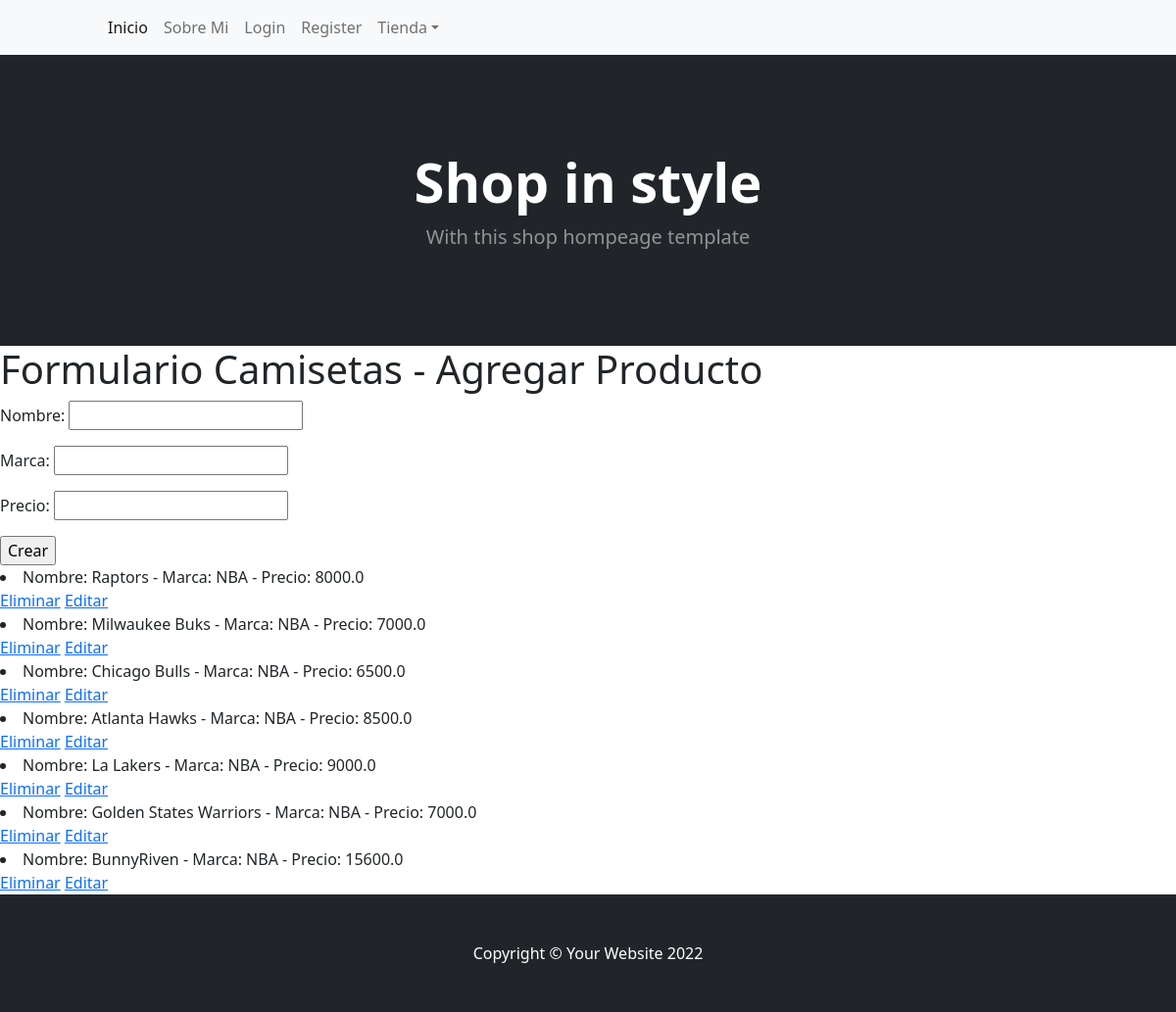
The page /productos/camisetas/ on the database as committed earlier.
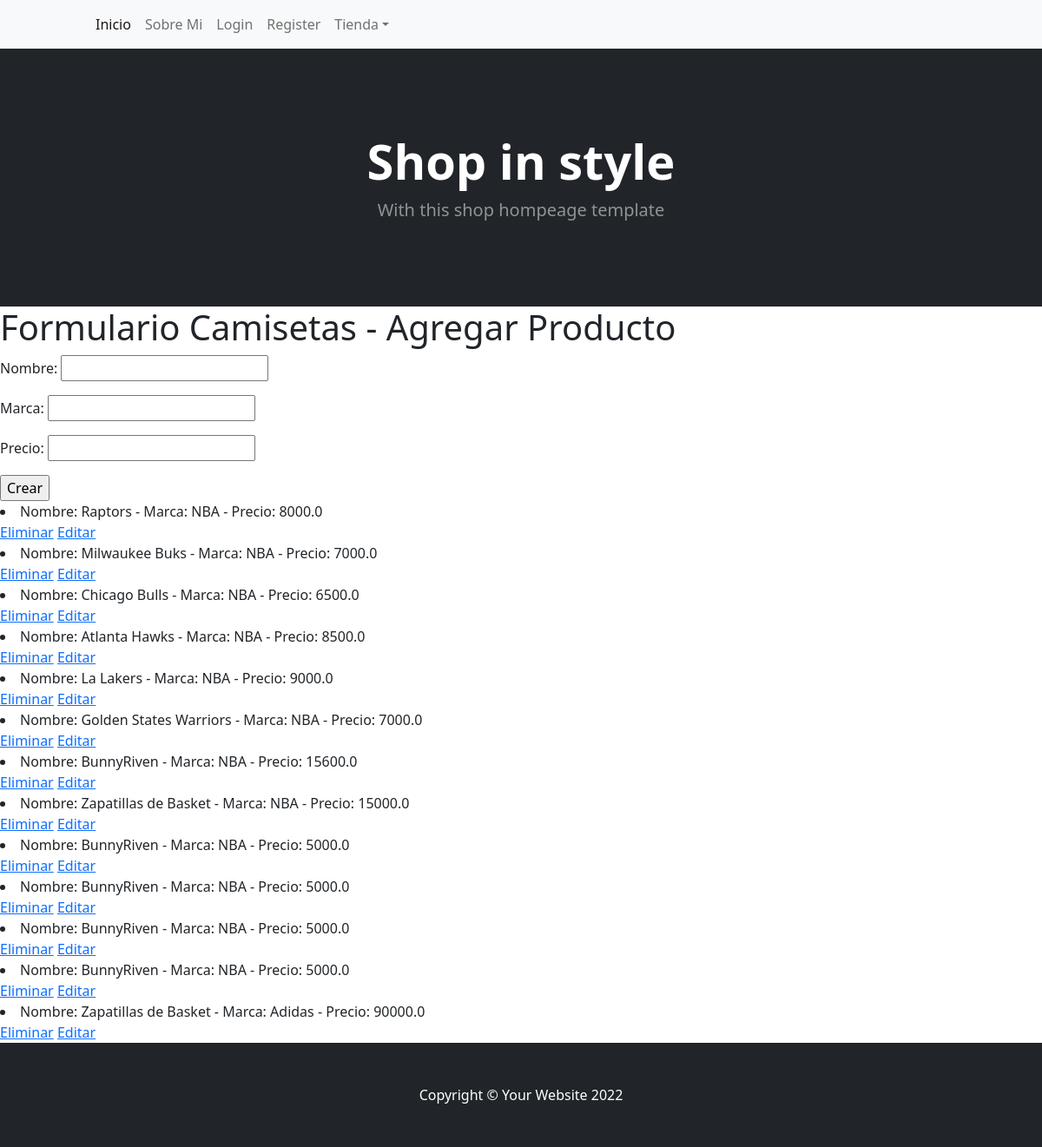
The same page on the database as committed later.
### productos/models.py (models this page shows)
class camisetas(models.Model):
    nombre = models.CharField(max_length=150)
    marca = models.CharField(max_length=150)
    precio = models.FloatField()
    def __str__(self):
        return f"Nombre: {self.nombre} - Marca: {self.marca} - Precio: {self.precio}"

### productos/views.py (the view, shortened to what this page needs)
# urls.py: path("camisetas/", Camisetas, name="camisetas"),
def Camisetas(request):
    Camisetas = camisetas.objects.all()
    if request.method == "GET":
        formulario = formularioCamisetas
        context = {
            "camiseta": Camisetas,
            "formulario": formulario,
        }
        return render(request, "productos/camisetas.html", context)

### productos/templates/productos/camisetas.html (shortened to what this page needs)
<!DOCTYPE html>
<html lang="en">
    <head>
        {% load static %}
        <link href="https://cdn.jsdelivr.net/npm/bootstrap-icons@1.5.0/font/bootstrap-icons.css" rel="stylesheet" />
        <link href="{% static 'productos/css/styles.css' %}" rel="stylesheet" />
    </head>
    <body>
        <nav class="navbar navbar-expand-lg navbar-light bg-light">
            <div class="container px-4 px-lg-5">
                <div class="collapse navbar-collapse" id="navbarSupportedContent">
                    <ul class="navbar-nav me-auto mb-2 mb-lg-0 ms-lg-4">
                        <li class="nav-item"><a class="nav-link active" aria-current="page" href="/productos/">Inicio</a></li>
                        <li class="nav-item"><a class="nav-link" href="#!">Sobre Mi</a></li>
                        <li class="nav-item"><a class="nav-link" href="/auth/login/">Login</a></li>
                        <li class="nav-item"><a class="nav-link" href="/auth/register/">Register</a></li>
                        <li class="nav-item dropdown">
                            <a class="nav-link dropdown-toggle" id="navbarDropdown" href="#" role="button" data-bs-toggle="dropdown" aria-expanded="false">Tienda</a>
                        </li>
                    </ul>
                </div>
            </div>
        </nav>
        <header class="bg-dark py-5">
            <div class="container px-4 px-lg-5 my-5">
                <div class="text-center text-white">
                    <h1 class="display-4 fw-bolder">Shop in style</h1>
                    <p class="lead fw-normal text-white-50 mb-0">With this shop hompeage template</p>
                </div>
            </div>
        </header>
        <div>
            <h1>Formulario Camisetas - Agregar Producto</h1>
                <form " method="post">{% csrf_token %}
                    {{ formulario.as_p }}
                    <input type="submit" value="Crear">
                </form>
                {% for p in camiseta %}
                    <li>{{p}}</li> <a href="{%url 'EliminarCamisetas' p.id %}">Eliminar</a>
                    <a href="{%url 'EditarCamisetas' p.id %}">Editar</a>
                {% endfor %}
        <footer class="py-5 bg-dark">
            <div class="container"><p class="m-0 text-center text-white">Copyright &copy; Your Website 2022</p></div>
        </footer>
    </body>
</html>

Rows that differ between the two databases and show on the page:
added camisetas: nombre+marca+precio "Nombre: Zapatillas de Basket - Marca: NBA - Precio: 15000.0"
added camisetas: nombre+marca+precio "Nombre: BunnyRiven - Marca: NBA - Precio: 5000.0"
added camisetas: nombre+marca+precio "Nombre: BunnyRiven - Marca: NBA - Precio: 5000.0"
added camisetas: nombre+marca+precio "Nombre: BunnyRiven - Marca: NBA - Precio: 5000.0"
added camisetas: nombre+marca+precio "Nombre: BunnyRiven - Marca: NBA - Precio: 5000.0"
added camisetas: nombre+marca+precio "Nombre: Zapatillas de Basket - Marca: Adidas - Precio: 90000.0"
